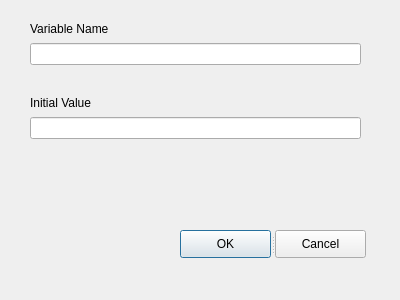
<?xml version="1.0" encoding="UTF-8"?>
<ui version="4.0">
 <class>StringDialog</class>
 <widget class="QDialog" name="StringDialog">
  <property name="geometry">
   <rect>
    <x>0</x>
    <y>0</y>
    <width>400</width>
    <height>300</height>
   </rect>
  </property>
  <property name="windowTitle">
   <string>Dialog</string>
  </property>
  <widget class="QSplitter" name="splitter">
   <property name="geometry">
    <rect>
     <x>180</x>
     <y>230</y>
     <width>186</width>
     <height>28</height>
    </rect>
   </property>
   <property name="orientation">
    <enum>Qt::Horizontal</enum>
   </property>
   <widget class="QPushButton" name="pushOK">
    <property name="text">
     <string>OK</string>
    </property>
   </widget>
   <widget class="QPushButton" name="pushCancel">
    <property name="text">
     <string>Cancel</string>
    </property>
   </widget>
  </widget>
  <widget class="QWidget" name="layoutWidget">
   <property name="geometry">
    <rect>
     <x>30</x>
     <y>20</y>
     <width>331</width>
     <height>119</height>
    </rect>
   </property>
   <layout class="QGridLayout" name="gridLayout">
    <item row="0" column="0">
     <widget class="QLabel" name="label">
      <property name="text">
       <string>Variable Name</string>
      </property>
     </widget>
    </item>
    <item row="1" column="0">
     <widget class="QLineEdit" name="EditName"/>
    </item>
    <item row="2" column="0">
     <widget class="QLabel" name="label_2">
      <property name="text">
       <string/>
      </property>
     </widget>
    </item>
    <item row="3" column="0">
     <widget class="QLabel" name="label_3">
      <property name="text">
       <string>Initial Value</string>
      </property>
     </widget>
    </item>
    <item row="4" column="0">
     <widget class="QLineEdit" name="EditValue"/>
    </item>
   </layout>
  </widget>
  <widget class="QSplitter" name="splitter_2">
   <property name="geometry">
    <rect>
     <x>260</x>
     <y>250</y>
     <width>186</width>
     <height>28</height>
    </rect>
   </property>
   <property name="orientation">
    <enum>Qt::Horizontal</enum>
   </property>
  </widget>
 </widget>
 <resources/>
 <connections>
  <connection>
   <sender>pushCancel</sender>
   <signal>clicked()</signal>
   <receiver>StringDialog</receiver>
   <slot>close()</slot>
   <hints>
    <hint type="sourcelabel">
     <x>308</x>
     <y>238</y>
    </hint>
    <hint type="destinationlabel">
     <x>304</x>
     <y>277</y>
    </hint>
   </hints>
  </connection>
 </connections>
</ui>
